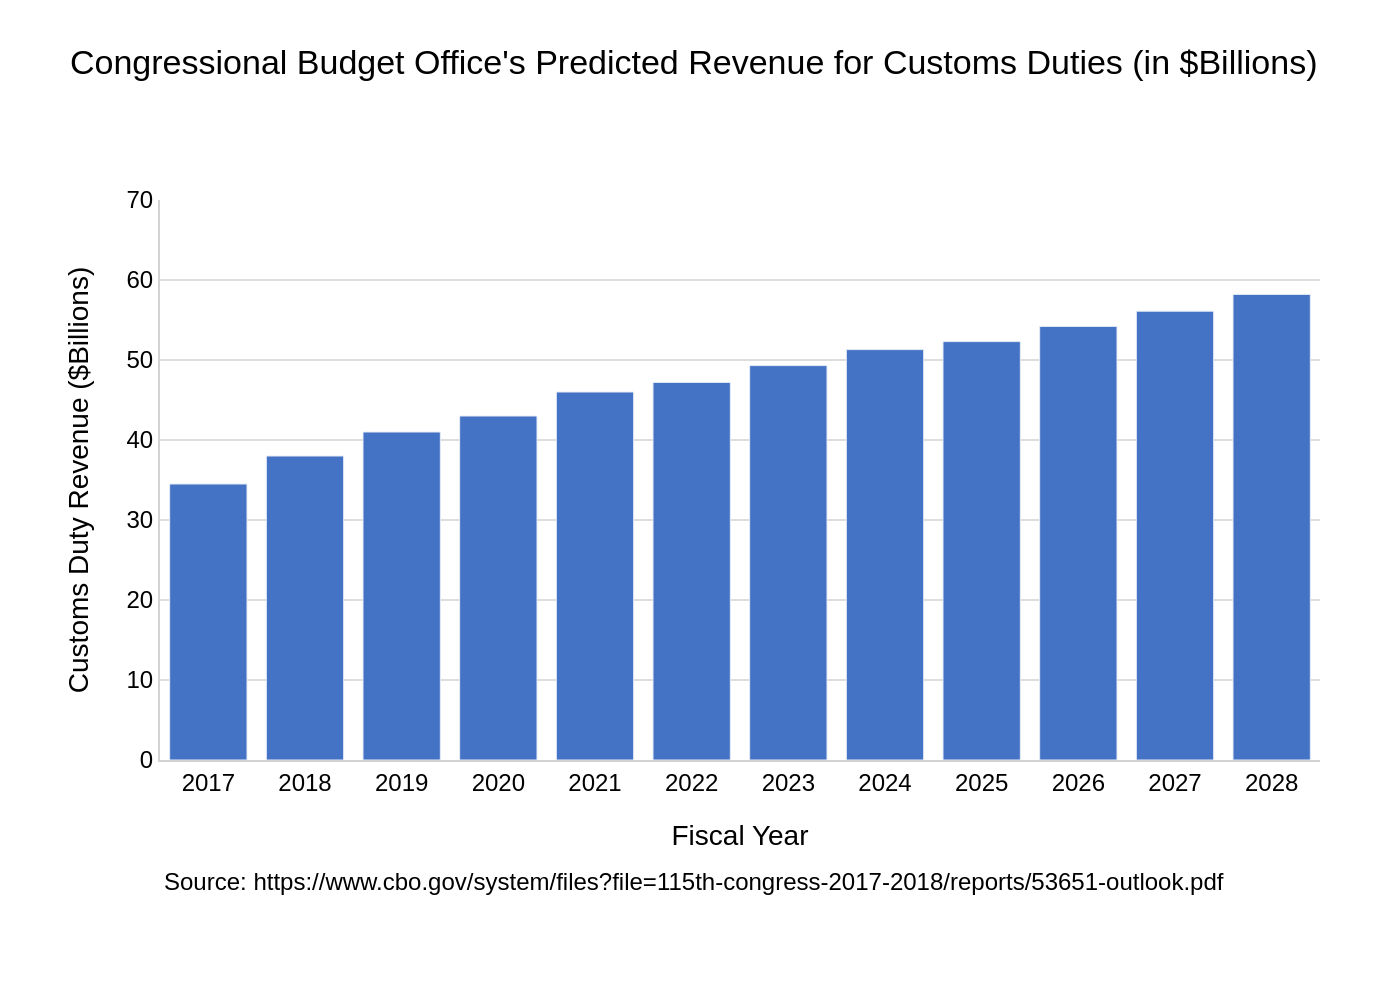

Python code for this plot:
import sys
import json
import plotly.graph_objects as go

if len(sys.argv) != 2:
    print(f"Usage: python {sys.argv[0]} <json_file_path>")
    sys.exit(1)

json_file_path = sys.argv[1]

try:
    with open(json_file_path, 'r', encoding='utf-8') as f:
        config = json.load(f)
except FileNotFoundError:
    print(f"Error: File not found at {json_file_path}")
    sys.exit(1)
except json.JSONDecodeError:
    print(f"Error: Invalid JSON in {json_file_path}")
    sys.exit(1)

chart_data = config.get('chart_data', [])
texts = config.get('texts', {})
colors = config.get('colors', [])

fig = go.Figure()

for i, series in enumerate(chart_data):
    fig.add_trace(go.Bar(
        x=series.get('x'),
        y=series.get('y'),
        name=series.get('name', ''),
        marker_color=colors[i % len(colors)] if colors else None
    ))

title_parts = [texts.get('title'), texts.get('subtitle')]
full_title = "<br>".join(part for part in title_parts if part)

source_parts = [texts.get('source'), texts.get('notes')]
source_text = "<br>".join(part for part in source_parts if part)

fig.update_layout(
    title_text=full_title,
    title_x=0.05,
    title_y=0.95,
    title_xanchor='left',
    title_yanchor='top',
    xaxis_title=texts.get('x_axis_title'),
    yaxis_title=texts.get('y_axis_title'),
    font=dict(family="Arial", size=12, color='black'),
    showlegend=False,
    plot_bgcolor='white',
    paper_bgcolor='white',
    margin=dict(l=80, r=40, t=100, b=120),
    xaxis=dict(
        type='category',
        showline=True,
        linewidth=1,
        linecolor='lightgrey',
        showgrid=False
    ),
    yaxis=dict(
        range=[0, 70],
        showline=True,
        linewidth=1,
        linecolor='lightgrey',
        showgrid=True,
        gridcolor='#dddddd',
        zeroline=False
    )
)

if source_text:
    fig.add_annotation(
        showarrow=False,
        text=source_text,
        xref="paper",
        yref="paper",
        x=0,
        y=-0.25,
        xanchor='left',
        yanchor='bottom',
        align='left'
    )

output_filename_base = json_file_path.rsplit('.', 1)[0]
output_filename = f"{output_filename_base}.png"

fig.write_image(output_filename, scale=2)

print(f"Chart saved to {output_filename}")
